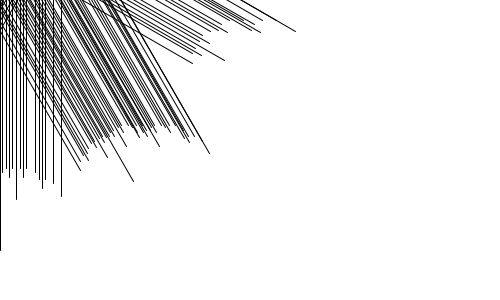
Frame 1 (no input)
Frame 60 (the mouse pressed at the canvas centre just before this capture): identical to frame 1, image omitted
Frame 120 (the mouse held since frame 60 and released just before this capture): identical to frame 1, image omitted

The Processing sketch that drew this single still picture (run headless with seeded random() and noise(); from frame 60 on, the mouse is pressed at the canvas centre):

// Processing sketch: branchingProgram
// ── branchingProgram.pde
void setup(){
  size(500,300);
}

void draw(){
  background(255);
  branch(50);
}

void branch(float len){
  line(0,0,0,height-len);
  translate(0,-len);
  len*=.66;
  if(len > 2){
    pushMatrix();
    rotate(PI/6);
    branch(len);
    popMatrix();
    pushMatrix();
    rotate(-PI/6);
    branch(len);
    popMatrix();
  }
}
